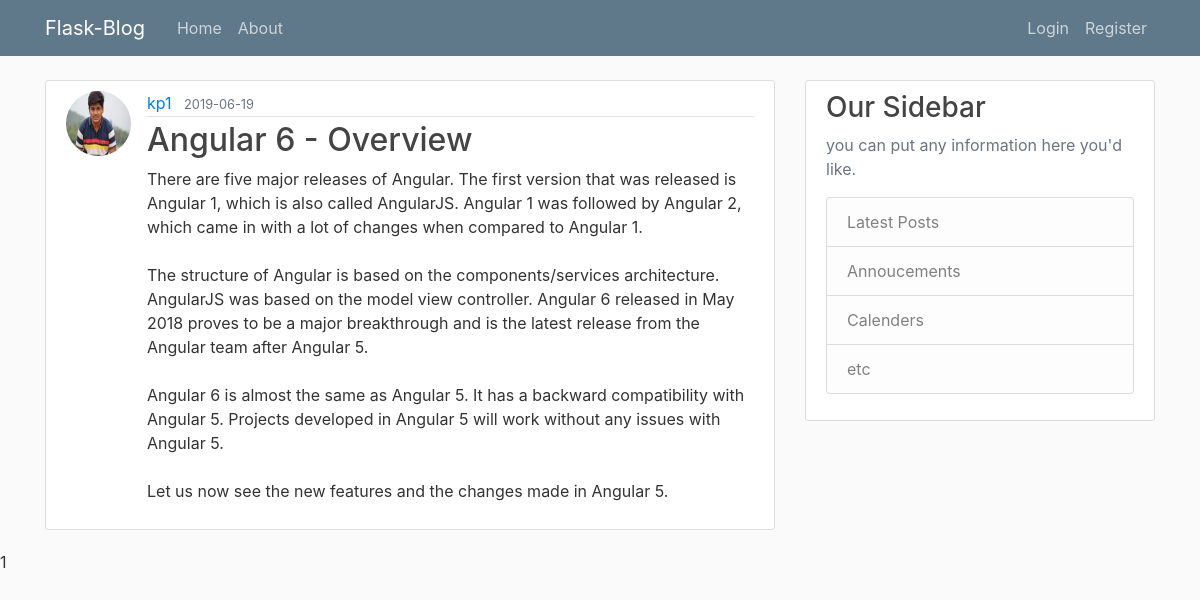
Page /post/13 on the committed database.
### flaskblog/models.py (models this page shows, shortened)
class User(db.Model,UserMixin):
    id = db.Column(db.Integer, primary_key=True)
    username = db.Column(db.String(20),unique=True, nullable = False)
    email = db.Column(db.String(120), unique=True, nullable=False)
    image_file = db.Column(db.String(20), nullable=False, default='default.jpg')
    password = db.Column(db.String(60), nullable=False)
    posts = db.relationship('Post', backref='author', lazy=True)

class Post(db.Model):
    id = db.Column(db.Integer, primary_key=True)
    title=db.Column(db.String(100),nullable=False)
    date_posted=db.Column(db.DateTime, nullable=False, default=datetime.utcnow)
    content = db.Column(db.Text, nullable=False)
    user_id = db.Column(db.Integer, db.ForeignKey('user.id'),nullable=False)

### flaskblog/posts/routes.py (the view)
@posts.route("/post/<int:post_id>")
def post(post_id):
    post = Post.query.get_or_404(post_id)
    return render_template('post.html', title=post.title, post=post)

### flaskblog/templates/post.html (shortened to what this page needs)
{% extends "layout.html"%}
{% block content %}
        <article class="media content-section">
            <img class="rounded-circle article-img" src="{{ url_for('static',filename='profile_pics/'+post.author.image_file)}}">
            <div class="media-body">
                <div class="article-metadata">
                    <a class="mr-2" href="#">{{post.author.username}}</a>
                    <small class="text-muted">{{post.date_posted.strftime('%Y-%m-%d')}}</small>
                </div>
                <h2 class="article-title">{{post.title}}</h2>
                <p class="article-content">{{post.content}}</p>
            </div>
        </article>
{% endblock content %}

### flaskblog/static/main.css (style rules this page uses)
body { background: #fafafa; color:#333333; margin-top:5rem; }
h1,h2,h3,h4,h5,h6 { color:#444444; }
.content-section { background:#ffffff; padding: 10px 20px; border: 1px solid #dddddd; border-radius:3px; margin-bottom: 20px; }
.article-title { color:#444444; }
.article-content { white-space: pre-line; }
.article-img { height:65px; width:65px; margin-right:16px; }
.article-metadata { padding-bottom:1px; margin-bottom: 4px; border-bottom: 1px solid #e3e3e3; }

### rows in the picture
User: image_file (picture), author.username "kp1"
Post: date_posted "2019-06-19", title "Angular 6 - Overview", content "There are five major releases of Angular. The first version that was released is Angular 1, which is also called AngularJS. Angular 1 was followed by Angular 2, which came in with a lot of changes when compared to Angular 1. The structure of Angular is based on the components/services architecture. AngularJS was based on the model view controller. Angular 6 released in May 2018 proves to be a major breakthrough and is the latest release from the Angular team after Angular 5. Angular 6 is almost the same as Angular 5. It has a backward compatibility with Angular 5. Projects developed in Angular 5 will work without any issues with Angular 5. Let us now see the new features and the changes…"
